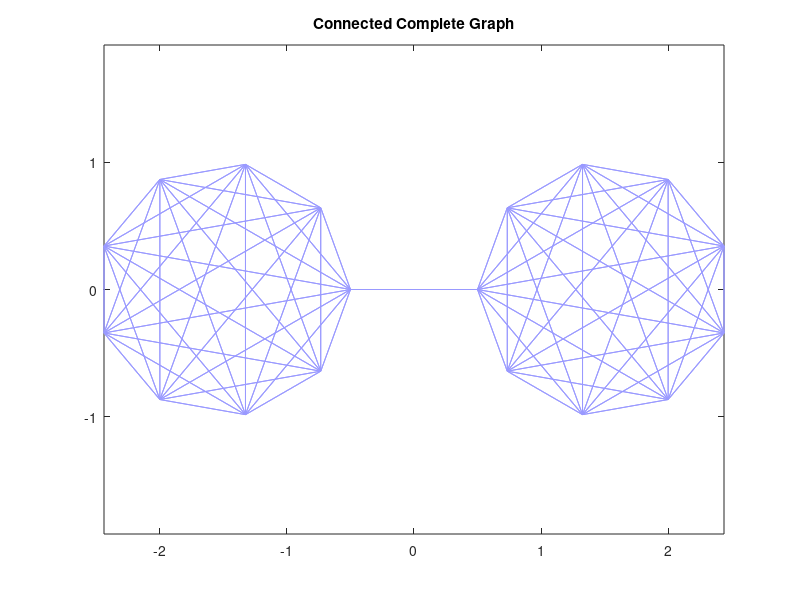

This chart was generated by the following MATLAB code: (Note: this script raises an error after producing the figure.)
function testUCS
% Sparsification Examples for Unweighted Column Selection
% David G. Anderson
% 2015

% Two complete graphs connected by a single edge
fprintf('Example 1:\n');
fprintf('  Two complete graphs connected by a single edge\n')

% set coordinates
n = 9;
[coords, e] = CompleteConnected(n);
A = Adjacency(e);

% plot
gplot(A, coords); axis equal
set(findobj('Type','line'),'Color',[0.6 0.6 1]);
set(findobj('Type','line'),'LineWidth',0.5);
title('Connected Complete Graph')

% build matrix graph representation
[B, Wh] = GraphDecomp(e, 2*n);

% truncated SVD
[U, S, V] = svds(Wh * B, 2*n);

% unweighted column selection
k  = 2*n - 1;   % fixed number - not intended for asjustment
l  = 2 * k;     % k < l <= nEs
tic
idx = ucs(U(:, 1:end-1), k, l, false);
toc

% plot sparsifier
A2 = Adjacency(e(idx(1:k), :));
hold on
gplot(A2, coords, 'red');
title('Connected Complete Graph with Minimum Spanning Tree Sparsifier')
hold off
fprintf('Press Enter to continue\n');
pause

% dense sparsifier
fprintf('Example 2:\n');
fprintf('  Two complete graphs connected by a single edge with denser sparsifier\n')
gplot(A, coords); axis equal
set(findobj('Type','line'),'Color',[0.6 0.6 1]);
set(findobj('Type','line'),'LineWidth',0.5);
A2 = Adjacency(e(idx(1:l), :));
hold on
gplot(A2, coords, 'red');
title('Connected Complete Graph with Sparsifier with Oversampling')
hold off
fprintf('Press Enter to continue\n');
clear A A2
pause


% Random graph
fprintf('Example 3:\n');
fprintf('  Random graph\n')
n = 30;
[coords, e] = RandCoords(n, 10*n);
A = Adjacency(e);
gplot(A, coords); axis equal
set(findobj('Type','line'),'Color',[0.6 0.6 1]);
set(findobj('Type','line'),'LineWidth',0.5);
title('Random Graph')
[B, Wh] = GraphDecomp(e, n);
[U, S, V] = svds(Wh * B, n);
k = n-1;
l = 2*k;
tic
idx = ucs(U(:, 1:end-1), k, l, false);
toc
A2 = Adjacency(e(idx(1:k), :));
hold on
gplot(A2, coords, 'red');
title('Random Graph with Minimum Spanning Tree Sparsifier')
fprintf('Press Enter to continue\n');
pause

% denser graph
fprintf('Example 4:\n');
fprintf('  Random graph with denser sparsifier\n')
gplot(A, coords); axis equal
set(findobj('Type','line'),'Color',[0.6 0.6 1]);
set(findobj('Type','line'),'LineWidth',0.5);
A2 = Adjacency(e(idx(1:l), :));
hold on
gplot(A2, coords, 'red');
title('Random Graph with Sparsifier with Oversampling')
hold off
fprintf('End of examples\n');
clear A A2

end

function A = Adjacency(e)
% Returns adjacency matrix for a set of edges e
    n = length(unique([e(:,1); e(:,2)]));
    n = max(max(e));
    A = sparse(e(:,1), e(:,2), ones(size(e, 1), 1));
    A(n, n) = 0; % force matrix to be square
    A = A + A';
    A = A + speye(n);
end

function [B, Wh] = GraphDecomp(e, nN)
% Build signed edge-vertex incidence matrix
% and square root of weight matrix
    nE = size(e, 1);
    B = sparse(nE, nN);
    W = sparse(nE, nE);
    for iRow = 1:nE
        B(iRow, e(iRow, 1)) = 1;
        B(iRow, e(iRow, 2)) = -1;
        W(iRow, iRow) = 1;
    end
    Wh = 0 * W;
    for iD = 1:nE
        Wh(iD, iD)  = sqrt(W(iD, iD));
    end
end

function [coords, e] = CompleteConnected(n)
% Returns coordinates and edges for two complete graphs
% connected by a single edge
    coords=[];
    for i=0:n-1
        coords=[coords;[cos(i*pi*2/n)-1.5,sin(i*pi*2/n)]];
    end
    for i=0:n-1
        coords=[coords;[1.5-cos(i*pi*2/n),sin(i*pi*2/n)]];
    end
    % set edges
    e = nchoosek(1:n, 2);
    e = [e; nchoosek(1:n, 2)+n];
    e = [e; [1, n+1]];
end

function [coords, e] = RandCoords(n, l)
% Picks n random points in [0,1]x[0,1] and l random edges
    coords = rand(n, 2);
    e = zeros(l, 2);
    for i=1:l
        e(i, :) = randsample(n, 2, false);
        %e(i, :) = randsample(nchoosek(n,2), 1, false);
    end
end




